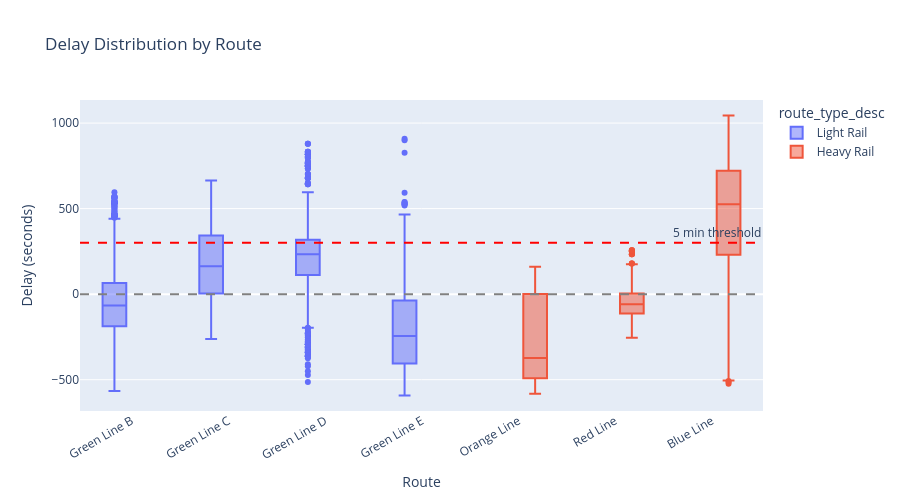

Here is the notebook cell this chart was saved with:
### Code cell
delays_by_route = query("""
    SELECT delay_seconds, route_name, route_type_desc
    FROM intermediate.int_scheduled_vs_actual
    WHERE delay_seconds IS NOT NULL
      AND delay_seconds BETWEEN -600 AND 1200
""").to_pandas()

fig = px.box(
    delays_by_route,
    x="route_name",
    y="delay_seconds",
    color="route_type_desc",
    title="Delay Distribution by Route",
    labels={"delay_seconds": "Delay (seconds)", "route_name": "Route"},
)
fig.add_hline(y=0, line_dash="dash", line_color="gray")
fig.add_hline(y=300, line_dash="dash", line_color="red", annotation_text="5 min threshold")
fig.update_layout(height=500, xaxis_tickangle=-30)
fig.show()

### Figure 1 — Plotly figure (JSON) as saved in the notebook; plotly's stock layout.template omitted (floating-point values rounded to 4 significant figures; data arrays with more than 128 entries replaced by an {"elided": "..."} marker saying what was removed)
{"data": [{"alignmentgroup": "True", "hovertemplate": "route_type_desc=Light Rail<br>Route=%{x}<br>Delay (seconds)=%{y}<extra></extra>", "legendgroup": "Light Rail", "marker": {"color": "#636efa"}, "name": "Light Rail", "notched": false, "offsetgroup": "Light Rail", "orientation": "v", "showlegend": true, "type": "box", "x": {"elided": "3698 str values"}, "x0": " ", "xaxis": "x", "y": {"elided": "3698 float values"}, "y0": " ", "yaxis": "y"}, {"alignmentgroup": "True", "hovertemplate": "route_type_desc=Heavy Rail<br>Route=%{x}<br>Delay (seconds)=%{y}<extra></extra>", "legendgroup": "Heavy Rail", "marker": {"color": "#EF553B"}, "name": "Heavy Rail", "notched": false, "offsetgroup": "Heavy Rail", "orientation": "v", "showlegend": true, "type": "box", "x": {"elided": "4226 str values"}, "x0": " ", "xaxis": "x", "y": {"elided": "4226 float values"}, "y0": " ", "yaxis": "y"}], "layout": {"annotations": [{"showarrow": false, "text": "5 min threshold", "x": 1, "xanchor": "right", "xref": "x domain", "y": 300, "yanchor": "bottom", "yref": "y"}], "boxmode": "group", "height": 500, "legend": {"title": {"text": "route_type_desc"}, "tracegroupgap": 0}, "shapes": [{"line": {"color": "gray", "dash": "dash"}, "type": "line", "x0": 0, "x1": 1, "xref": "x domain", "y0": 0, "y1": 0, "yref": "y"}, {"line": {"color": "red", "dash": "dash"}, "type": "line", "x0": 0, "x1": 1, "xref": "x domain", "y0": 300, "y1": 300, "yref": "y"}], "title": {"text": "Delay Distribution by Route"}, "xaxis": {"anchor": "y", "domain": [0, 1], "tickangle": -30, "title": {"text": "Route"}}, "yaxis": {"anchor": "x", "domain": [0, 1], "title": {"text": "Delay (seconds)"}}}}
